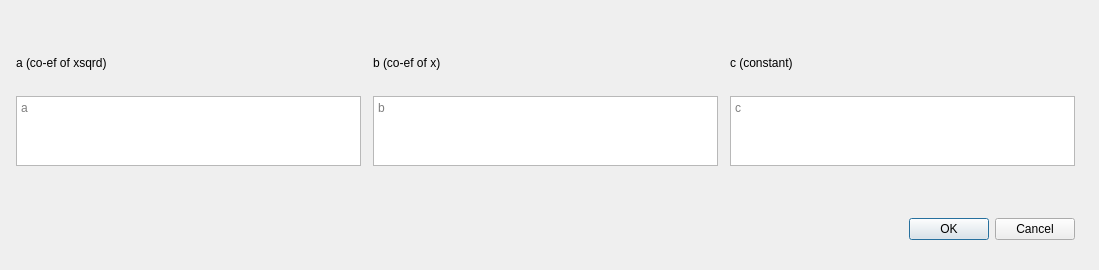
<?xml version="1.0" encoding="UTF-8"?>
<ui version="4.0">
 <class>Dialog</class>
 <widget class="QDialog" name="Dialog">
  <property name="geometry">
   <rect>
    <x>0</x>
    <y>0</y>
    <width>1099</width>
    <height>270</height>
   </rect>
  </property>
  <property name="windowTitle">
   <string>Dialog</string>
  </property>
  <widget class="QWidget" name="gridLayoutWidget">
   <property name="geometry">
    <rect>
     <x>10</x>
     <y>10</y>
     <width>1071</width>
     <height>251</height>
    </rect>
   </property>
   <layout class="QGridLayout" name="gridLayout">
    <item row="2" column="2">
     <widget class="QFrame" name="frame_4">
      <property name="frameShape">
       <enum>QFrame::StyledPanel</enum>
      </property>
      <property name="frameShadow">
       <enum>QFrame::Raised</enum>
      </property>
     </widget>
    </item>
    <item row="2" column="0">
     <widget class="QFrame" name="frame">
      <property name="frameShape">
       <enum>QFrame::StyledPanel</enum>
      </property>
      <property name="frameShadow">
       <enum>QFrame::Raised</enum>
      </property>
     </widget>
    </item>
    <item row="2" column="6">
     <widget class="QFrame" name="frame_5">
      <property name="frameShape">
       <enum>QFrame::StyledPanel</enum>
      </property>
      <property name="frameShadow">
       <enum>QFrame::Raised</enum>
      </property>
     </widget>
    </item>
    <item row="2" column="3">
     <widget class="QPlainTextEdit" name="plainTextEdit_3">
      <property name="sizePolicy">
       <sizepolicy hsizetype="Expanding" vsizetype="Maximum">
        <horstretch>0</horstretch>
        <verstretch>0</verstretch>
       </sizepolicy>
      </property>
      <property name="maximumSize">
       <size>
        <width>16777215</width>
        <height>70</height>
       </size>
      </property>
      <property name="placeholderText">
       <string>b</string>
      </property>
     </widget>
    </item>
    <item row="2" column="4">
     <widget class="QFrame" name="frame_3">
      <property name="frameShape">
       <enum>QFrame::StyledPanel</enum>
      </property>
      <property name="frameShadow">
       <enum>QFrame::Raised</enum>
      </property>
     </widget>
    </item>
    <item row="1" column="5">
     <widget class="QLabel" name="label_3">
      <property name="text">
       <string>c (constant)</string>
      </property>
     </widget>
    </item>
    <item row="1" column="1">
     <widget class="QLabel" name="label">
      <property name="sizePolicy">
       <sizepolicy hsizetype="Preferred" vsizetype="Fixed">
        <horstretch>0</horstretch>
        <verstretch>0</verstretch>
       </sizepolicy>
      </property>
      <property name="text">
       <string>a (co-ef of xsqrd)</string>
      </property>
     </widget>
    </item>
    <item row="4" column="5">
     <widget class="QDialogButtonBox" name="buttonBox">
      <property name="sizePolicy">
       <sizepolicy hsizetype="Ignored" vsizetype="Fixed">
        <horstretch>0</horstretch>
        <verstretch>0</verstretch>
       </sizepolicy>
      </property>
      <property name="orientation">
       <enum>Qt::Horizontal</enum>
      </property>
      <property name="standardButtons">
       <set>QDialogButtonBox::Cancel|QDialogButtonBox::Ok</set>
      </property>
     </widget>
    </item>
    <item row="2" column="5">
     <widget class="QPlainTextEdit" name="plainTextEdit_2">
      <property name="sizePolicy">
       <sizepolicy hsizetype="Expanding" vsizetype="Maximum">
        <horstretch>0</horstretch>
        <verstretch>0</verstretch>
       </sizepolicy>
      </property>
      <property name="maximumSize">
       <size>
        <width>16777215</width>
        <height>70</height>
       </size>
      </property>
      <property name="placeholderText">
       <string>c</string>
      </property>
     </widget>
    </item>
    <item row="0" column="1">
     <widget class="QFrame" name="frame_2">
      <property name="sizePolicy">
       <sizepolicy hsizetype="Preferred" vsizetype="Fixed">
        <horstretch>0</horstretch>
        <verstretch>0</verstretch>
       </sizepolicy>
      </property>
      <property name="frameShape">
       <enum>QFrame::StyledPanel</enum>
      </property>
      <property name="frameShadow">
       <enum>QFrame::Raised</enum>
      </property>
     </widget>
    </item>
    <item row="1" column="3">
     <widget class="QLabel" name="label_2">
      <property name="text">
       <string>b (co-ef of x)</string>
      </property>
     </widget>
    </item>
    <item row="2" column="1">
     <widget class="QPlainTextEdit" name="plainTextEdit">
      <property name="sizePolicy">
       <sizepolicy hsizetype="Expanding" vsizetype="Maximum">
        <horstretch>0</horstretch>
        <verstretch>0</verstretch>
       </sizepolicy>
      </property>
      <property name="maximumSize">
       <size>
        <width>16777215</width>
        <height>70</height>
       </size>
      </property>
      <property name="placeholderText">
       <string>a</string>
      </property>
     </widget>
    </item>
    <item row="3" column="5">
     <widget class="QFrame" name="frame_6">
      <property name="sizePolicy">
       <sizepolicy hsizetype="Preferred" vsizetype="Fixed">
        <horstretch>0</horstretch>
        <verstretch>0</verstretch>
       </sizepolicy>
      </property>
      <property name="frameShape">
       <enum>QFrame::StyledPanel</enum>
      </property>
      <property name="frameShadow">
       <enum>QFrame::Raised</enum>
      </property>
     </widget>
    </item>
   </layout>
  </widget>
 </widget>
 <resources/>
 <connections>
  <connection>
   <sender>buttonBox</sender>
   <signal>accepted()</signal>
   <receiver>Dialog</receiver>
   <slot>accept()</slot>
   <hints>
    <hint type="sourcelabel">
     <x>248</x>
     <y>254</y>
    </hint>
    <hint type="destinationlabel">
     <x>157</x>
     <y>274</y>
    </hint>
   </hints>
  </connection>
  <connection>
   <sender>buttonBox</sender>
   <signal>rejected()</signal>
   <receiver>Dialog</receiver>
   <slot>reject()</slot>
   <hints>
    <hint type="sourcelabel">
     <x>316</x>
     <y>260</y>
    </hint>
    <hint type="destinationlabel">
     <x>286</x>
     <y>274</y>
    </hint>
   </hints>
  </connection>
 </connections>
</ui>
